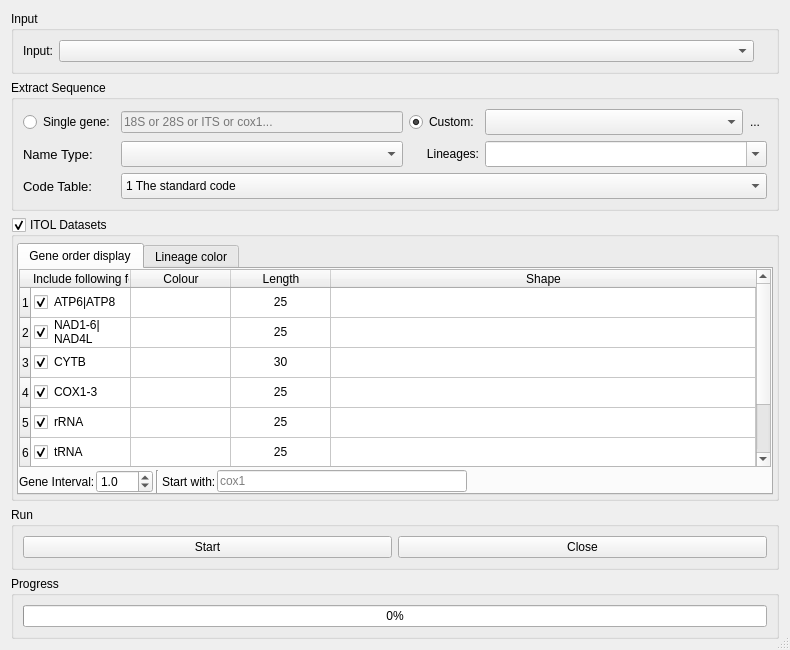
<?xml version="1.0" encoding="UTF-8"?>
<ui version="4.0">
 <class>Extractor</class>
 <widget class="QDialog" name="Extractor">
  <property name="windowModality">
   <enum>Qt::NonModal</enum>
  </property>
  <property name="geometry">
   <rect>
    <x>0</x>
    <y>0</y>
    <width>790</width>
    <height>650</height>
   </rect>
  </property>
  <property name="windowTitle">
   <string>Extracter</string>
  </property>
  <property name="sizeGripEnabled">
   <bool>true</bool>
  </property>
  <layout class="QVBoxLayout" name="verticalLayout">
   <item>
    <widget class="QGroupBox" name="groupBox_6">
     <property name="title">
      <string>Input</string>
     </property>
     <layout class="QHBoxLayout" name="horizontalLayout">
      <item>
       <widget class="QLabel" name="label_4">
        <property name="text">
         <string>Input:</string>
        </property>
       </widget>
      </item>
      <item>
       <widget class="QComboBox" name="comboBox_5">
        <property name="sizePolicy">
         <sizepolicy hsizetype="Expanding" vsizetype="Fixed">
          <horstretch>0</horstretch>
          <verstretch>0</verstretch>
         </sizepolicy>
        </property>
        <property name="acceptDrops">
         <bool>true</bool>
        </property>
        <property name="editable">
         <bool>false</bool>
        </property>
        <property name="sizeAdjustPolicy">
         <enum>QComboBox::AdjustToMinimumContentsLength</enum>
        </property>
       </widget>
      </item>
      <item>
       <widget class="ClickedLableGif" name="label_3">
        <property name="toolTip">
         <string>Brief example</string>
        </property>
        <property name="text">
         <string/>
        </property>
       </widget>
      </item>
     </layout>
    </widget>
   </item>
   <item>
    <widget class="QGroupBox" name="groupBox">
     <property name="title">
      <string>Extract Sequence</string>
     </property>
     <property name="checkable">
      <bool>false</bool>
     </property>
     <layout class="QGridLayout" name="gridLayout">
      <item row="0" column="0">
       <widget class="QRadioButton" name="radioButton">
        <property name="toolTip">
         <string>extracts the entire sequence, but ignores annotation and other features</string>
        </property>
        <property name="text">
         <string>Single gene:</string>
        </property>
       </widget>
      </item>
      <item row="0" column="1">
       <widget class="QLineEdit" name="lineEdit">
        <property name="enabled">
         <bool>false</bool>
        </property>
        <property name="toolTip">
         <string>extracts the entire sequence, but ignores annotation and other features</string>
        </property>
        <property name="placeholderText">
         <string>18S or 28S or ITS or cox1...</string>
        </property>
       </widget>
      </item>
      <item row="0" column="2">
       <widget class="QRadioButton" name="radioButton_2">
        <property name="toolTip">
         <string>select or edit the type of sequence and features you wish to extract</string>
        </property>
        <property name="text">
         <string>Custom:</string>
        </property>
        <property name="checked">
         <bool>true</bool>
        </property>
       </widget>
      </item>
      <item row="0" column="3">
       <layout class="QHBoxLayout" name="horizontalLayout_2">
        <property name="spacing">
         <number>0</number>
        </property>
        <item>
         <widget class="QComboBox" name="comboBox_6">
          <property name="sizePolicy">
           <sizepolicy hsizetype="Expanding" vsizetype="Fixed">
            <horstretch>0</horstretch>
            <verstretch>0</verstretch>
           </sizepolicy>
          </property>
          <property name="minimumSize">
           <size>
            <width>114</width>
            <height>26</height>
           </size>
          </property>
          <property name="maximumSize">
           <size>
            <width>16777215</width>
            <height>26</height>
           </size>
          </property>
          <property name="toolTip">
           <string>select or edit the type of sequence and features you wish to extract</string>
          </property>
          <property name="styleSheet">
           <string notr="true"/>
          </property>
         </widget>
        </item>
        <item>
         <widget class="QToolButton" name="toolButton_3">
          <property name="toolTip">
           <string>edit extract settings</string>
          </property>
          <property name="text">
           <string>...</string>
          </property>
          <property name="icon">
           <iconset resource="../myRes.qrc">
            <normaloff>:/picture/resourses/cog.png</normaloff>:/picture/resourses/cog.png</iconset>
          </property>
          <property name="iconSize">
           <size>
            <width>20</width>
            <height>20</height>
           </size>
          </property>
          <property name="autoRaise">
           <bool>true</bool>
          </property>
         </widget>
        </item>
       </layout>
      </item>
      <item row="1" column="0">
       <widget class="QLabel" name="label_23">
        <property name="font">
         <font>
          <pointsize>10</pointsize>
         </font>
        </property>
        <property name="text">
         <string>Name Type:</string>
        </property>
        <property name="alignment">
         <set>Qt::AlignLeading|Qt::AlignLeft|Qt::AlignVCenter</set>
        </property>
       </widget>
      </item>
      <item row="1" column="1">
       <widget class="CheckableComboBox" name="comboBox_4">
        <property name="sizePolicy">
         <sizepolicy hsizetype="Expanding" vsizetype="Fixed">
          <horstretch>0</horstretch>
          <verstretch>0</verstretch>
         </sizepolicy>
        </property>
        <property name="minimumSize">
         <size>
          <width>114</width>
          <height>26</height>
         </size>
        </property>
        <property name="maximumSize">
         <size>
          <width>16777215</width>
          <height>26</height>
         </size>
        </property>
        <property name="styleSheet">
         <string notr="true"/>
        </property>
       </widget>
      </item>
      <item row="1" column="2">
       <widget class="QLabel" name="label_2">
        <property name="text">
         <string>Lineages:</string>
        </property>
        <property name="alignment">
         <set>Qt::AlignRight|Qt::AlignTrailing|Qt::AlignVCenter</set>
        </property>
       </widget>
      </item>
      <item row="1" column="3">
       <widget class="CheckableComboBox" name="comboBox_7">
        <property name="sizePolicy">
         <sizepolicy hsizetype="Expanding" vsizetype="Fixed">
          <horstretch>0</horstretch>
          <verstretch>0</verstretch>
         </sizepolicy>
        </property>
        <property name="minimumSize">
         <size>
          <width>13</width>
          <height>26</height>
         </size>
        </property>
        <property name="editable">
         <bool>true</bool>
        </property>
       </widget>
      </item>
      <item row="2" column="0">
       <widget class="QLabel" name="label_22">
        <property name="font">
         <font>
          <pointsize>10</pointsize>
         </font>
        </property>
        <property name="text">
         <string>Code Table:</string>
        </property>
        <property name="alignment">
         <set>Qt::AlignLeading|Qt::AlignLeft|Qt::AlignVCenter</set>
        </property>
       </widget>
      </item>
      <item row="2" column="1" colspan="3">
       <widget class="QComboBox" name="comboBox_9">
        <property name="sizePolicy">
         <sizepolicy hsizetype="Expanding" vsizetype="Fixed">
          <horstretch>0</horstretch>
          <verstretch>0</verstretch>
         </sizepolicy>
        </property>
        <property name="minimumSize">
         <size>
          <width>114</width>
          <height>26</height>
         </size>
        </property>
        <property name="maximumSize">
         <size>
          <width>16777215</width>
          <height>26</height>
         </size>
        </property>
        <property name="styleSheet">
         <string notr="true"/>
        </property>
        <item>
         <property name="text">
          <string>1 The standard code</string>
         </property>
        </item>
        <item>
         <property name="text">
          <string>2 Vertebrate mitochondrial code</string>
         </property>
        </item>
        <item>
         <property name="text">
          <string>3 The Yeast Mitochondrial Code</string>
         </property>
        </item>
        <item>
         <property name="text">
          <string>4 Mold, Protozoan, and Coelenterate Mitochondrial code and Mycoplasma/Spiroplasma code</string>
         </property>
        </item>
        <item>
         <property name="text">
          <string>5 Invertebrate mitochondrial</string>
         </property>
        </item>
        <item>
         <property name="text">
          <string>6 The Ciliate, Dasycladacean and Hexamita Nuclear Code</string>
         </property>
        </item>
        <item>
         <property name="text">
          <string>9 Echinoderm and Flatworm mitochondrial code</string>
         </property>
        </item>
        <item>
         <property name="text">
          <string>10 The Euplotid Nuclear Code</string>
         </property>
        </item>
        <item>
         <property name="text">
          <string>11 The Bacterial, Archaeal and Plant Plastid Code</string>
         </property>
        </item>
        <item>
         <property name="text">
          <string>12 The Alternative Yeast Nuclear Code</string>
         </property>
        </item>
        <item>
         <property name="text">
          <string>13 Ascidian mitochondrial code</string>
         </property>
        </item>
        <item>
         <property name="text">
          <string>14 Alternative flatworm mitochondrial code</string>
         </property>
        </item>
        <item>
         <property name="text">
          <string>16 Chlorophycean Mitochondrial Code</string>
         </property>
        </item>
        <item>
         <property name="text">
          <string>21 Trematode Mitochondrial Code</string>
         </property>
        </item>
        <item>
         <property name="text">
          <string>22 Scenedesmus obliquus Mitochondrial Code</string>
         </property>
        </item>
        <item>
         <property name="text">
          <string>23 Thraustochytrium Mitochondrial Code</string>
         </property>
        </item>
        <item>
         <property name="text">
          <string>24 Pterobranchia Mitochondrial Code</string>
         </property>
        </item>
        <item>
         <property name="text">
          <string>25 Candidate Division SR1 and Gracilibacteria Code</string>
         </property>
        </item>
        <item>
         <property name="text">
          <string>26 Pachysolen tannophilus Nuclear Code</string>
         </property>
        </item>
        <item>
         <property name="text">
          <string>27 Karyorelict Nuclear</string>
         </property>
        </item>
        <item>
         <property name="text">
          <string>28 Condylostoma Nuclear</string>
         </property>
        </item>
        <item>
         <property name="text">
          <string>29 Mesodinium Nuclear</string>
         </property>
        </item>
        <item>
         <property name="text">
          <string>30 Peritrich Nuclear</string>
         </property>
        </item>
        <item>
         <property name="text">
          <string>31 Blastocrithidia Nuclear</string>
         </property>
        </item>
       </widget>
      </item>
     </layout>
    </widget>
   </item>
   <item>
    <widget class="QGroupBox" name="groupBox_4">
     <property name="title">
      <string>ITOL Datasets</string>
     </property>
     <property name="checkable">
      <bool>true</bool>
     </property>
     <layout class="QGridLayout" name="gridLayout_3">
      <property name="leftMargin">
       <number>3</number>
      </property>
      <property name="topMargin">
       <number>6</number>
      </property>
      <property name="rightMargin">
       <number>3</number>
      </property>
      <property name="bottomMargin">
       <number>3</number>
      </property>
      <item row="0" column="0">
       <widget class="QTabWidget" name="tabWidget">
        <property name="tabShape">
         <enum>QTabWidget::Rounded</enum>
        </property>
        <property name="currentIndex">
         <number>0</number>
        </property>
        <widget class="QWidget" name="tab">
         <attribute name="title">
          <string>Gene order display</string>
         </attribute>
         <layout class="QVBoxLayout" name="verticalLayout_2">
          <property name="spacing">
           <number>3</number>
          </property>
          <property name="leftMargin">
           <number>0</number>
          </property>
          <property name="topMargin">
           <number>0</number>
          </property>
          <property name="rightMargin">
           <number>0</number>
          </property>
          <property name="bottomMargin">
           <number>0</number>
          </property>
          <item>
           <widget class="QTableWidget" name="tableWidget">
            <property name="editTriggers">
             <set>QAbstractItemView::AnyKeyPressed|QAbstractItemView::DoubleClicked|QAbstractItemView::EditKeyPressed</set>
            </property>
            <property name="dragEnabled">
             <bool>true</bool>
            </property>
            <property name="dragDropMode">
             <enum>QAbstractItemView::InternalMove</enum>
            </property>
            <property name="defaultDropAction">
             <enum>Qt::MoveAction</enum>
            </property>
            <attribute name="horizontalHeaderStretchLastSection">
             <bool>true</bool>
            </attribute>
            <row>
             <property name="text">
              <string>1</string>
             </property>
             <property name="textAlignment">
              <set>AlignCenter</set>
             </property>
            </row>
            <row>
             <property name="text">
              <string>2</string>
             </property>
            </row>
            <row>
             <property name="text">
              <string>3</string>
             </property>
            </row>
            <row>
             <property name="text">
              <string>4</string>
             </property>
            </row>
            <row>
             <property name="text">
              <string>5</string>
             </property>
            </row>
            <row>
             <property name="text">
              <string>6</string>
             </property>
            </row>
            <row>
             <property name="text">
              <string>7</string>
             </property>
            </row>
            <column>
             <property name="text">
              <string>Include following features</string>
             </property>
             <property name="textAlignment">
              <set>AlignLeading|AlignVCenter</set>
             </property>
            </column>
            <column>
             <property name="text">
              <string>Colour</string>
             </property>
            </column>
            <column>
             <property name="text">
              <string>Length</string>
             </property>
            </column>
            <column>
             <property name="text">
              <string>Shape</string>
             </property>
            </column>
            <item row="0" column="0">
             <property name="text">
              <string>ATP6|ATP8</string>
             </property>
             <property name="checkState">
              <enum>Checked</enum>
             </property>
             <property name="flags">
              <set>ItemIsDragEnabled|ItemIsUserCheckable|ItemIsEnabled</set>
             </property>
            </item>
            <item row="0" column="1">
             <property name="text">
              <string/>
             </property>
            </item>
            <item row="0" column="2">
             <property name="text">
              <string>25</string>
             </property>
             <property name="textAlignment">
              <set>AlignCenter</set>
             </property>
            </item>
            <item row="1" column="0">
             <property name="text">
              <string>NAD1-6|NAD4L</string>
             </property>
             <property name="checkState">
              <enum>Checked</enum>
             </property>
             <property name="flags">
              <set>ItemIsDragEnabled|ItemIsUserCheckable|ItemIsEnabled</set>
             </property>
            </item>
            <item row="1" column="2">
             <property name="text">
              <string>25</string>
             </property>
             <property name="textAlignment">
              <set>AlignCenter</set>
             </property>
            </item>
            <item row="2" column="0">
             <property name="text">
              <string>CYTB</string>
             </property>
             <property name="checkState">
              <enum>Checked</enum>
             </property>
             <property name="flags">
              <set>ItemIsDragEnabled|ItemIsUserCheckable|ItemIsEnabled</set>
             </property>
            </item>
            <item row="2" column="2">
             <property name="text">
              <string>30</string>
             </property>
             <property name="textAlignment">
              <set>AlignCenter</set>
             </property>
            </item>
            <item row="3" column="0">
             <property name="text">
              <string>COX1-3</string>
             </property>
             <property name="checkState">
              <enum>Checked</enum>
             </property>
             <property name="flags">
              <set>ItemIsDragEnabled|ItemIsUserCheckable|ItemIsEnabled</set>
             </property>
            </item>
            <item row="3" column="2">
             <property name="text">
              <string>25</string>
             </property>
             <property name="textAlignment">
              <set>AlignCenter</set>
             </property>
            </item>
            <item row="4" column="0">
             <property name="text">
              <string>rRNA</string>
             </property>
             <property name="checkState">
              <enum>Checked</enum>
             </property>
             <property name="flags">
              <set>ItemIsDragEnabled|ItemIsUserCheckable|ItemIsEnabled</set>
             </property>
            </item>
            <item row="4" column="2">
             <property name="text">
              <string>25</string>
             </property>
             <property name="textAlignment">
              <set>AlignCenter</set>
             </property>
            </item>
            <item row="5" column="0">
             <property name="text">
              <string>tRNA</string>
             </property>
             <property name="checkState">
              <enum>Checked</enum>
             </property>
             <property name="flags">
              <set>ItemIsDragEnabled|ItemIsUserCheckable|ItemIsEnabled</set>
             </property>
            </item>
            <item row="5" column="2">
             <property name="text">
              <string>25</string>
             </property>
             <property name="textAlignment">
              <set>AlignCenter</set>
             </property>
            </item>
            <item row="6" column="0">
             <property name="text">
              <string>NCR</string>
             </property>
             <property name="checkState">
              <enum>Unchecked</enum>
             </property>
             <property name="flags">
              <set>ItemIsDragEnabled|ItemIsUserCheckable|ItemIsEnabled</set>
             </property>
            </item>
            <item row="6" column="2">
             <property name="text">
              <string>15</string>
             </property>
             <property name="textAlignment">
              <set>AlignCenter</set>
             </property>
            </item>
           </widget>
          </item>
          <item>
           <layout class="QHBoxLayout" name="horizontalLayout_8">
            <item>
             <layout class="QHBoxLayout" name="horizontalLayout_6">
              <property name="spacing">
               <number>1</number>
              </property>
              <item>
               <widget class="QLabel" name="label">
                <property name="text">
                 <string>Gene Interval:</string>
                </property>
               </widget>
              </item>
              <item>
               <widget class="QDoubleSpinBox" name="doubleSpinBox">
                <property name="decimals">
                 <number>1</number>
                </property>
                <property name="singleStep">
                 <double>0.100000000000000</double>
                </property>
                <property name="value">
                 <double>1.000000000000000</double>
                </property>
               </widget>
              </item>
             </layout>
            </item>
            <item>
             <widget class="Line" name="line">
              <property name="orientation">
               <enum>Qt::Vertical</enum>
              </property>
             </widget>
            </item>
            <item>
             <layout class="QHBoxLayout" name="horizontalLayout_7">
              <property name="spacing">
               <number>1</number>
              </property>
              <item>
               <widget class="QLabel" name="label_5">
                <property name="text">
                 <string>Start with:</string>
                </property>
               </widget>
              </item>
              <item>
               <widget class="QLineEdit" name="lineEdit_2">
                <property name="inputMask">
                 <string/>
                </property>
                <property name="text">
                 <string/>
                </property>
                <property name="placeholderText">
                 <string>cox1</string>
                </property>
               </widget>
              </item>
             </layout>
            </item>
            <item>
             <spacer name="horizontalSpacer">
              <property name="orientation">
               <enum>Qt::Horizontal</enum>
              </property>
              <property name="sizeHint" stdset="0">
               <size>
                <width>110</width>
                <height>20</height>
               </size>
              </property>
             </spacer>
            </item>
           </layout>
          </item>
         </layout>
        </widget>
        <widget class="QWidget" name="tab_2">
         <attribute name="title">
          <string>Lineage color</string>
         </attribute>
         <layout class="QGridLayout" name="gridLayout_7">
          <property name="leftMargin">
           <number>0</number>
          </property>
          <property name="topMargin">
           <number>0</number>
          </property>
          <property name="rightMargin">
           <number>0</number>
          </property>
          <property name="bottomMargin">
           <number>0</number>
          </property>
          <property name="spacing">
           <number>0</number>
          </property>
          <item row="1" column="0">
           <widget class="QPushButton" name="pushButton_6">
            <property name="text">
             <string>Add </string>
            </property>
            <property name="icon">
             <iconset resource="../myRes.qrc">
              <normaloff>:/picture/resourses/table_row_add_after.png</normaloff>:/picture/resourses/table_row_add_after.png</iconset>
            </property>
           </widget>
          </item>
          <item row="1" column="1">
           <widget class="QPushButton" name="pushButton_9">
            <property name="text">
             <string>Delete cell</string>
            </property>
            <property name="icon">
             <iconset resource="../myRes.qrc">
              <normaloff>:/picture/resourses/delete.png</normaloff>:/picture/resourses/delete.png</iconset>
            </property>
           </widget>
          </item>
          <item row="1" column="2">
           <widget class="QPushButton" name="pushButton_8">
            <property name="text">
             <string>Delete row</string>
            </property>
            <property name="icon">
             <iconset resource="../myRes.qrc">
              <normaloff>:/picture/resourses/delete.png</normaloff>:/picture/resourses/delete.png</iconset>
            </property>
           </widget>
          </item>
          <item row="1" column="3">
           <widget class="QPushButton" name="pushButton_10">
            <property name="text">
             <string>Configure</string>
            </property>
            <property name="icon">
             <iconset resource="../myRes.qrc">
              <normaloff>:/picture/resourses/cog.png</normaloff>:/picture/resourses/cog.png</iconset>
            </property>
           </widget>
          </item>
          <item row="0" column="0" colspan="4">
           <widget class="QTableWidget" name="tableWidget_2">
            <property name="editTriggers">
             <set>QAbstractItemView::NoEditTriggers</set>
            </property>
           </widget>
          </item>
         </layout>
        </widget>
       </widget>
      </item>
     </layout>
    </widget>
   </item>
   <item>
    <widget class="QGroupBox" name="groupBox_2">
     <property name="title">
      <string>Run</string>
     </property>
     <layout class="QGridLayout" name="gridLayout_5" columnstretch="1,1">
      <item row="0" column="0">
       <widget class="ArrowPushButton" name="pushButton_2">
        <property name="text">
         <string>Start</string>
        </property>
        <property name="icon">
         <iconset resource="../myRes.qrc">
          <normaloff>:/picture/resourses/if_start_60207.png</normaloff>:/picture/resourses/if_start_60207.png</iconset>
        </property>
       </widget>
      </item>
      <item row="0" column="1">
       <widget class="QPushButton" name="pushButton">
        <property name="text">
         <string>Close</string>
        </property>
        <property name="icon">
         <iconset resource="../myRes.qrc">
          <normaloff>:/picture/resourses/if_Delete_1493279.png</normaloff>:/picture/resourses/if_Delete_1493279.png</iconset>
        </property>
       </widget>
      </item>
     </layout>
    </widget>
   </item>
   <item>
    <widget class="QGroupBox" name="groupBox_5">
     <property name="title">
      <string>Progress</string>
     </property>
     <layout class="QGridLayout" name="gridLayout_4">
      <item row="0" column="0">
       <widget class="QProgressBar" name="progressBar">
        <property name="value">
         <number>0</number>
        </property>
       </widget>
      </item>
     </layout>
    </widget>
   </item>
  </layout>
 </widget>
 <customwidgets>
  <customwidget>
   <class>CheckableComboBox</class>
   <extends>QComboBox</extends>
   <header>src.CustomWidget.h</header>
  </customwidget>
  <customwidget>
   <class>ArrowPushButton</class>
   <extends>QPushButton</extends>
   <header>src.CustomWidget.h</header>
  </customwidget>
  <customwidget>
   <class>ClickedLableGif</class>
   <extends>QLabel</extends>
   <header>src.CustomWidget.h</header>
  </customwidget>
 </customwidgets>
 <resources>
  <include location="../myRes.qrc"/>
 </resources>
 <connections>
  <connection>
   <sender>radioButton</sender>
   <signal>toggled(bool)</signal>
   <receiver>comboBox_6</receiver>
   <slot>setDisabled(bool)</slot>
   <hints>
    <hint type="sourcelabel">
     <x>63</x>
     <y>106</y>
    </hint>
    <hint type="destinationlabel">
     <x>404</x>
     <y>111</y>
    </hint>
   </hints>
  </connection>
  <connection>
   <sender>radioButton</sender>
   <signal>toggled(bool)</signal>
   <receiver>toolButton_3</receiver>
   <slot>setDisabled(bool)</slot>
   <hints>
    <hint type="sourcelabel">
     <x>84</x>
     <y>104</y>
    </hint>
    <hint type="destinationlabel">
     <x>537</x>
     <y>94</y>
    </hint>
   </hints>
  </connection>
  <connection>
   <sender>radioButton_2</sender>
   <signal>toggled(bool)</signal>
   <receiver>comboBox_6</receiver>
   <slot>setEnabled(bool)</slot>
   <hints>
    <hint type="sourcelabel">
     <x>329</x>
     <y>100</y>
    </hint>
    <hint type="destinationlabel">
     <x>406</x>
     <y>102</y>
    </hint>
   </hints>
  </connection>
  <connection>
   <sender>radioButton_2</sender>
   <signal>toggled(bool)</signal>
   <receiver>toolButton_3</receiver>
   <slot>setEnabled(bool)</slot>
   <hints>
    <hint type="sourcelabel">
     <x>310</x>
     <y>98</y>
    </hint>
    <hint type="destinationlabel">
     <x>539</x>
     <y>112</y>
    </hint>
   </hints>
  </connection>
  <connection>
   <sender>radioButton</sender>
   <signal>toggled(bool)</signal>
   <receiver>lineEdit</receiver>
   <slot>setEnabled(bool)</slot>
   <hints>
    <hint type="sourcelabel">
     <x>41</x>
     <y>98</y>
    </hint>
    <hint type="destinationlabel">
     <x>146</x>
     <y>103</y>
    </hint>
   </hints>
  </connection>
  <connection>
   <sender>radioButton_2</sender>
   <signal>toggled(bool)</signal>
   <receiver>lineEdit</receiver>
   <slot>setDisabled(bool)</slot>
   <hints>
    <hint type="sourcelabel">
     <x>333</x>
     <y>99</y>
    </hint>
    <hint type="destinationlabel">
     <x>243</x>
     <y>103</y>
    </hint>
   </hints>
  </connection>
 </connections>
</ui>
